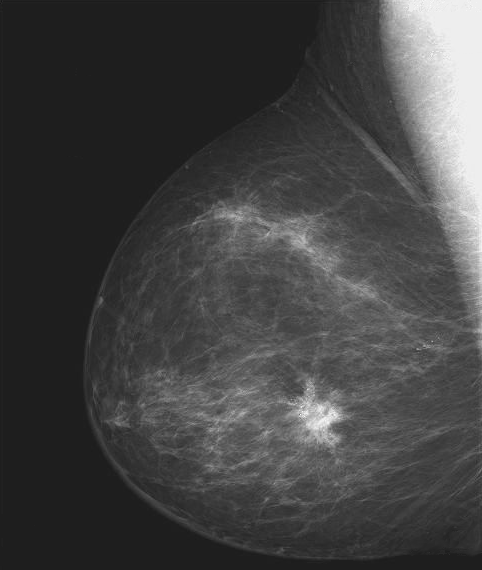
#> input picture Folha de Exercicios/Imagens/mamograma.tif, 482 x 570 px
$ python exercicio1.py
#> lines starting #> are read from the running program, lines starting #| are printed output that depends on the picture
import cv2
import matplotlib.pyplot as plt

img_ex1 = cv2.imread("../Imagens/mamograma.tif")
#> img_ex1 is the input picture: shape (570, 482, 3); min 21, max 255, mean 66.7
print(f"Imagem original: {img_ex1}")
#> (printed output is left out)

img50 = img_ex1 + 50
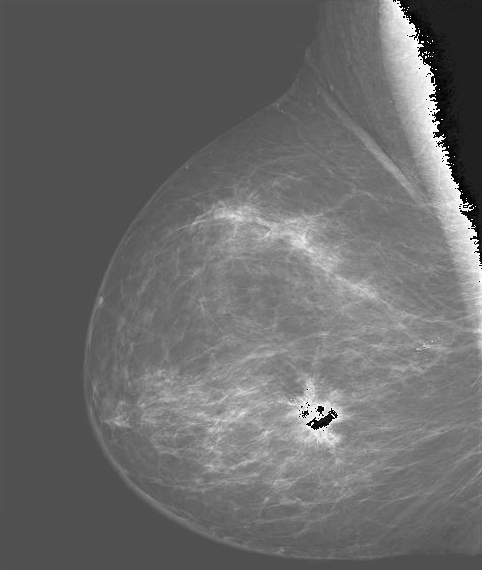
#> img50: shape (570, 482, 3); min 0, max 255, mean 106.7
print(f"Imagem + 50: {img50}")
#> (printed output is left out)

img150 = img_ex1 + 150
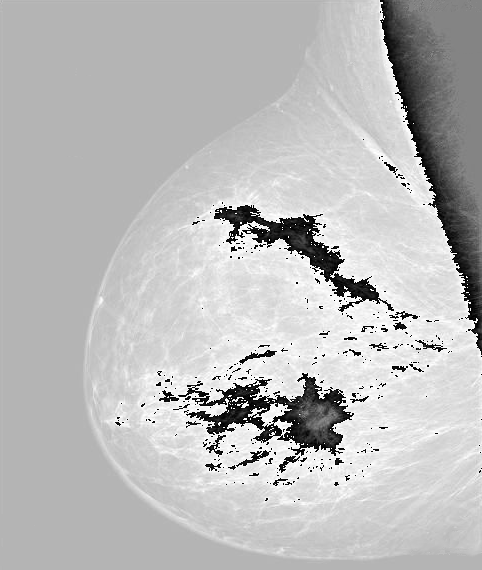
#> img150: shape (570, 482, 3); min 0, max 255, mean 187.2
print(f"Imagem + 150: {img150}")
#> (printed output is left out)

plt.imshow(img150)
plt.show()
